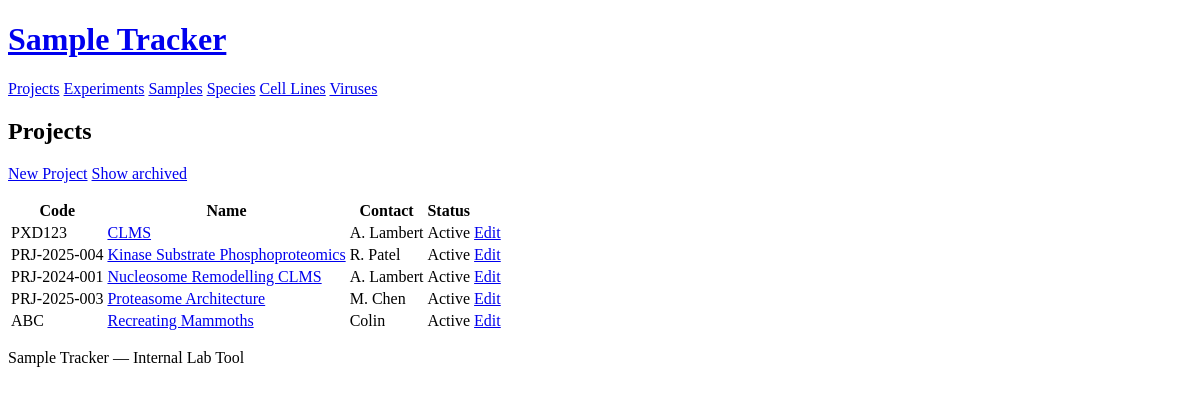
The app's page /projects with its own data.
### models.py (models this page shows)
class Project(db.Model):
    __tablename__ = "project"
    id = db.Column(db.Integer, primary_key=True, autoincrement=True)
    code = db.Column(db.Text, nullable=False)
    name = db.Column(db.Text, nullable=False)
    description = db.Column(db.Text)
    contact_person = db.Column(db.Text)
    active = db.Column(db.Boolean, nullable=False, default=True)
    experiments = db.relationship("Experiment", back_populates="project")

### app.py (the view)
@app.route("/projects")
def project_list():
    show_archived = request.args.get("show_archived", "0") == "1"
    if show_archived:
        projects = Project.query.order_by(Project.name).all()
    else:
        projects = Project.query.filter_by(active=True).order_by(Project.name).all()
    return render_template(
        "project/list.html", projects=projects, show_archived=show_archived
    )

### templates/project/list.html (shortened to what this page needs)
{% extends "base.html" %}
{% block content %}
<h2>Projects</h2>
<p>
  <a href="{{ url_for('project_create') }}" role="button">New Project</a>
  {% if show_archived %}
    <a href="{{ url_for('project_list') }}">Hide archived</a>
  {% else %}
    <a href="{{ url_for('project_list', show_archived=1) }}">Show archived</a>
  {% endif %}
</p>
<table>
  <thead>
    <tr>
      <th>Code</th>
      <th>Name</th>
      <th>Contact</th>
      <th>Status</th>
      <th></th>
    </tr>
  </thead>
  <tbody>
    {% for project in projects %}
    <tr>
      <td>{{ project.code }}</td>
      <td><a href="{{ url_for('project_detail', id=project.id) }}">{{ project.name }}</a></td>
      <td>{{ project.contact_person or '' }}</td>
      <td>{{ 'Active' if project.active else 'Archived' }}</td>
      <td><a href="{{ url_for('project_edit', id=project.id) }}">Edit</a></td>
    </tr>
    {% else %}
    <tr><td colspan="5">No projects found.</td></tr>
    {% endfor %}
  </tbody>
</table>
{% endblock %}

### records on screen
Project: code "PXD123", name "CLMS", contact_person "A. Lambert", active "Active"
Project: code "PRJ-2025-004", name "Kinase Substrate Phosphoproteomics", contact_person "R. Patel", active "Active"
Project: code "PRJ-2024-001", name "Nucleosome Remodelling CLMS", contact_person "A. Lambert", active "Active"
Project: code "PRJ-2025-003", name "Proteasome Architecture", contact_person "M. Chen", active "Active"
Project: code "ABC", name "Recreating Mammoths", contact_person "Colin", active "Active"
